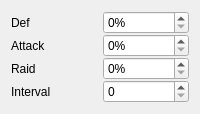
        <widget class="QWidget" name="TroopRecruitConfigPage3_2">
         <attribute name="title">
          <string>Strong</string>
         </attribute>
         <layout class="QGridLayout" name="gridLayout_10">
          <property name="verticalSpacing">
           <number>0</number>
          </property>
          <item row="1" column="2">
           <widget class="QSpinBox" name="RecruitProbAttackStrong">
            <property name="toolTip">
             <string>&lt;html&gt;&lt;head/&gt;&lt;body&gt;&lt;p&gt;Percentage values &lt;span style=&quot; font-weight:600;&quot;&gt;[Def, Attack, Raid&lt;/span&gt;] must sum to 100&lt;/p&gt;&lt;/body&gt;&lt;/html&gt;</string>
            </property>
            <property name="suffix">
             <string>%</string>
            </property>
            <property name="maximum">
             <number>100</number>
            </property>
           </widget>
          </item>
          <item row="1" column="1">
           <widget class="QLabel" name="label_75">
            <property name="text">
             <string>Attack</string>
            </property>
           </widget>
          </item>
          <item row="4" column="2">
           <widget class="QSpinBox" name="RecruitProbRaidStrong">
            <property name="toolTip">
             <string>&lt;html&gt;&lt;head/&gt;&lt;body&gt;&lt;p&gt;Percentage values &lt;span style=&quot; font-weight:600;&quot;&gt;[Def, Attack, Raid&lt;/span&gt;] must sum to 100&lt;/p&gt;&lt;/body&gt;&lt;/html&gt;</string>
            </property>
            <property name="suffix">
             <string>%</string>
            </property>
            <property name="maximum">
             <number>100</number>
            </property>
           </widget>
          </item>
          <item row="6" column="2">
           <widget class="QSpinBox" name="RecruitIntervalStrong">
            <property name="maximum">
             <number>65535</number>
            </property>
           </widget>
          </item>
          <item row="6" column="1">
           <widget class="QLabel" name="label_74">
            <property name="text">
             <string>Interval</string>
            </property>
           </widget>
          </item>
          <item row="4" column="1">
           <widget class="QLabel" name="label_46">
            <property name="text">
             <string>Raid</string>
            </property>
           </widget>
          </item>
          <item row="0" column="2">
           <widget class="QSpinBox" name="RecruitProbDefStrong">
            <property name="toolTip">
             <string>&lt;html&gt;&lt;head/&gt;&lt;body&gt;&lt;p&gt;Percentage values &lt;span style=&quot; font-weight:600;&quot;&gt;[Def, Attack, Raid&lt;/span&gt;] must sum to 100&lt;/p&gt;&lt;/body&gt;&lt;/html&gt;</string>
            </property>
            <property name="suffix">
             <string>%</string>
            </property>
            <property name="maximum">
             <number>100</number>
            </property>
           </widget>
          </item>
          <item row="0" column="1">
           <widget class="QLabel" name="label_72">
            <property name="text">
             <string>Def</string>
            </property>
           </widget>
          </item>
         </layout>
        </widget>
